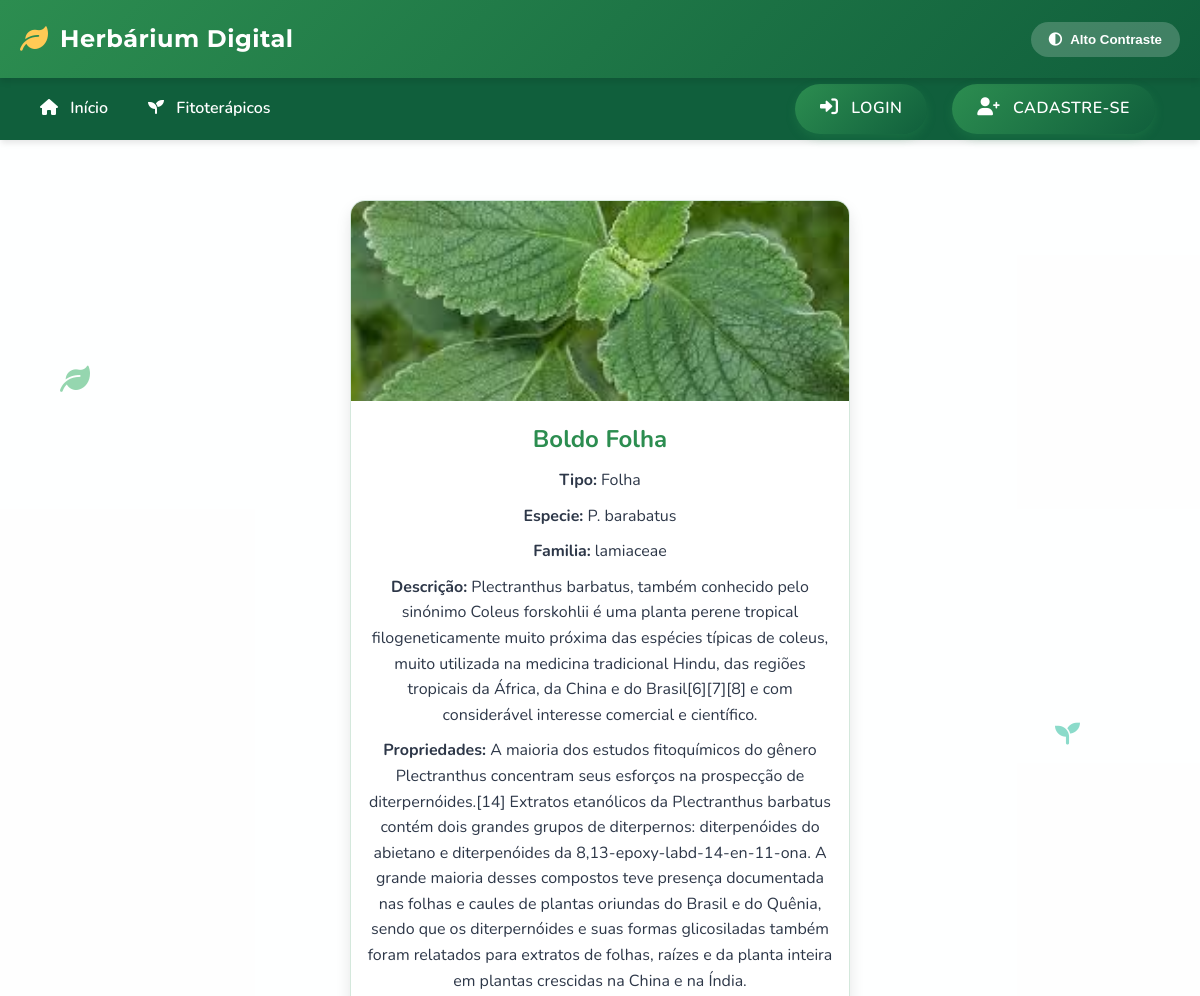
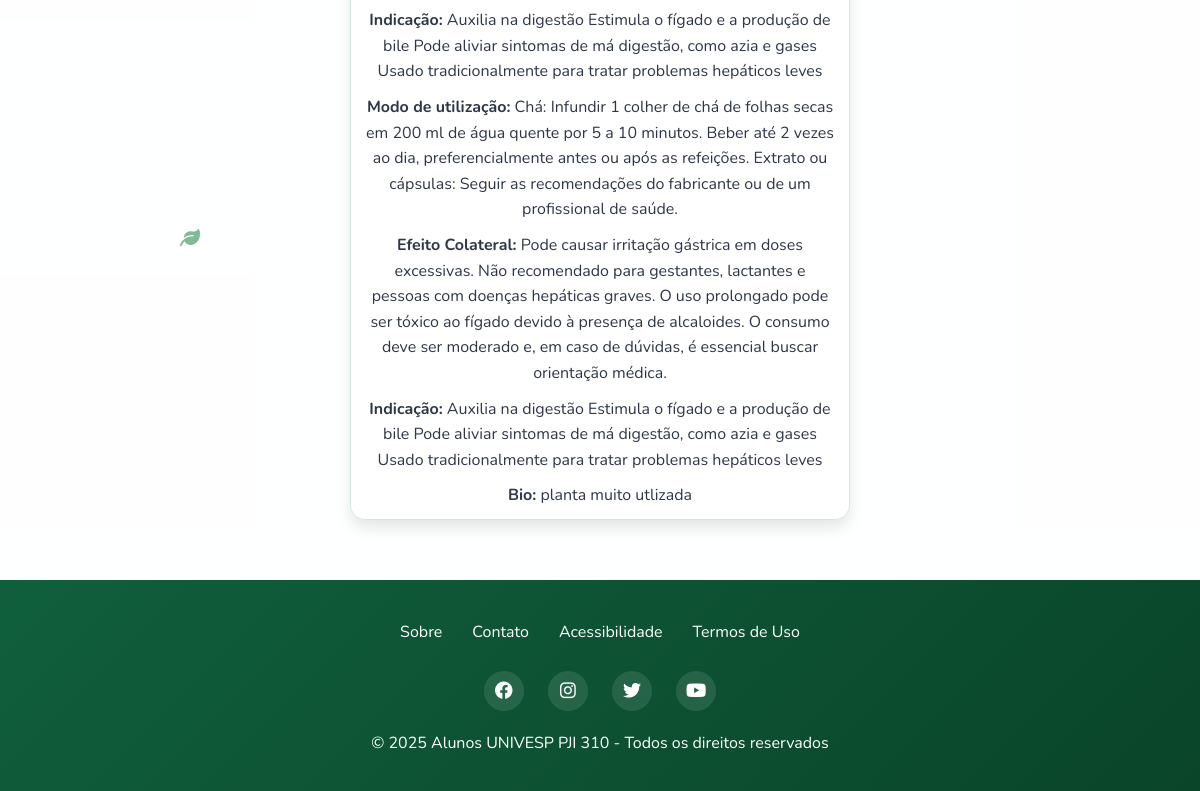
/fitoterapico/1/, run on the app's committed database (2 pictures, top to bottom).
### fitoterapico/models.py (models this page shows, shortened)
class Fitoterapico(models.Model):
    id = models.AutoField(primary_key=True)
    nome = models.CharField(max_length=100)
    tipo = models.ForeignKey(Tipo, on_delete=models.PROTECT, related_name='fitoterapico_tipo')
    especie = models.CharField(max_length=100)
    familia = models.CharField(max_length=100, blank=True, null=True)
    descricao = models.TextField()
    propriedades = models.TextField()
    indicacao = models.TextField()
    modo_uso = models.TextField()
    dosagem = models.CharField(max_length=100, blank=True, null=True)
    efeito_colateral = models.TextField(blank=True, null=True)
    preco = models.FloatField(blank=True, null=True)
    foto = models.ImageField(upload_to='fitoterapico/', blank=True, null=True)
    bio = models.TextField(blank=True, null=True)

class Tipo(models.Model):
    id = models.AutoField(primary_key=True)
    nome = models.CharField(max_length=200)
    def __str__(self):
        return self.nome

### fitoterapico/views.py (the view)
# urls.py: path('fitoterapico/<int:pk>/', FitoterapicoDetailView.as_view(), name='fitoterapico_detail'),
class FitoterapicoDetailView(DetailView):
    model = Fitoterapico
    template_name = 'fitoterapico_detail.html'

### fitoterapico/templates/fitoterapico_detail.html (shortened to what this page needs)
{% extends "base.html" %}
{% block content %}
  <div class="fitoterapico-card">
    {% if object.foto %}
      <img src="{{ object.foto.url }}" alt="{{ object.nome }} - {{ object.tipo }}" loading="lazy">
    {% else %}
        <p class="no-foto">Imagem não disponível</p>
    {% endif %}
      <h2>{{ object.nome }} {{ object.tipo }}</h2>
      <p><strong>Tipo:</strong> {{ object.tipo }}</p>
      <p><strong>Especie:</strong> {{ object.especie }}</p>
      <p><strong>Familia:</strong> {{ object.familia }}</p>
      <p><strong>Descrição:</strong> {{ object.descricao }}</p>
      <p><strong>Propriedades:</strong> {{ object.propriedades }}</p>
      <p><strong>Indicação:</strong> {{ object.indicacao }}</p>
      <p><strong>Modo de utilização:</strong> {{ object.modo_uso }}</p>
      <p><strong>Efeito Colateral:</strong> {{ object.efeito_colateral }}</p>
      <p><strong>Indicação:</strong> {{ object.indicacao }}</p>
      {% if object.bio %}
        <p><strong>Bio:</strong> {{ object.bio }}</p>
      {% endif %}
  </div>
{% endblock %}

### app/templates/base.html (style rules this page uses)
:root { --primary-color: #2c8d50; --primary-light: #4eba79; --primary-dark: #105f3c; --secondary-color: #3dc2a6; --accent-color: #ffca55; --danger-color: #e53e3e; --warning-color: #ffca55; --text-light: #ffffff; --text-dark: #2d3748; --text-muted: #718096; --background-light: #f7fafc; --background-card: #ffffff; --border-radius: 12px; --box-shadow: 0 10px 15px -3px rgba(0, 0, 0, 0.1), 0 4px 6px -2px rgba(0, 0, 0, 0.05); --transition: all 0.3s cubic-bezier(0.25, 0.8, 0.25, 1); }
* { margin: 0; padding: 0; box-sizing: border-box; }
body { font-family: 'Nunito', sans-serif; background-color: var(--background-light); color: var(--text-dark); line-height: 1.6; transition: var(--transition); }

### fitoterapico/templates/fitoterapico_detail.html (style rules this page uses)
body { background-image: url('https://images.unsplash.com/photo-1584308666744-24d5c474f2ae?ixlib=rb-4.0.3&ixid=M3wxMjA3fDB8MHxwaG90by1wYWdlfHx8fGVufDB8fHx8fA%3D%3D&auto=format&fit=crop&w=2830&q=80'); background-size: cover; background-attachment: fixed; background-position: center; position: relative; }
body::before { content: ""; position: absolute; top: 0; left: 0; width: 100%; height: 100%; background-color: rgba(255, 255, 255, 0.85); z-index: -1; }
.fitoterapico-card { background-color: rgba(255, 255, 255, 0.9); box-shadow: 0 8px 15px rgba(0, 0, 0, 0.1); border-radius: 15px; overflow: hidden; text-align: center; transition: all 0.3s ease; max-width: 500px; margin: 20px auto 0; margin-bottom: 20px; border: 1px solid rgba(44, 141, 80, 0.2); position: relative; z-index: 1; }
.fitoterapico-card img { width: 100%; height: 200px; object-fit: cover; }
.fitoterapico-card h2 { font-size: 1.5rem; margin: 10px; color: var(--primary-color); }
.fitoterapico-card p { font-size: 1rem; margin-bottom: 10px; padding: 0 15px; }

### data on the page
Fitoterapico: foto (picture), nome "Boldo", tipo "Folha", especie "P. barabatus", familia "lamiaceae", descricao "Plectranthus barbatus, também conhecido pelo sinónimo Coleus forskohlii é uma planta perene tropical filogeneticamente muito próxima das espécies típicas de coleus, muito utilizada na medicina tradicional Hindu, das regiões tropicais da África, da China e do Brasil[6][7][8] e com considerável interesse comercial e científico.", propriedades "A maioria dos estudos fitoquímicos do gênero Plectranthus concentram seus esforços na prospecção de diterpernóides.[14] Extratos etanólicos da Plectranthus barbatus contém dois grandes grupos de diterpernos: diterpenóides do abietano e diterpenóides da 8,13-epoxy-labd-14-en-11-ona. A grande maioria desses compostos teve presença documentada nas folhas e caules de plantas oriundas do Brasil e do Quênia, sendo que os diterpernóides e suas formas glicosiladas também foram relatados para extratos de folhas, raízes e da planta inteira em plantas crescidas na China e na Índia.", indicacao "Auxilia na digestão Estimula o fígado e a produção de bile Pode aliviar sintomas de má digestão, como azia e gases Usado tradicionalmente para tratar problemas hepáticos leves", modo_uso "Chá: Infundir 1 colher de chá de folhas secas em 200 ml de água quente por 5 a 10 minutos. Beber até 2 vezes ao dia, preferencialmente antes ou após as refeições. Extrato ou cápsulas: Seguir as recomendações do fabricante ou de um profissional de saúde.", efeito_colateral "Pode causar irritação gástrica em doses excessivas. Não recomendado para gestantes, lactantes e pessoas com doenças hepáticas graves. O uso prolongado pode ser tóxico ao fígado devido à presença de alcaloides. O consumo deve ser moderado e, em caso de dúvidas, é essencial buscar orientação médica.", bio "planta muito utlizada"
